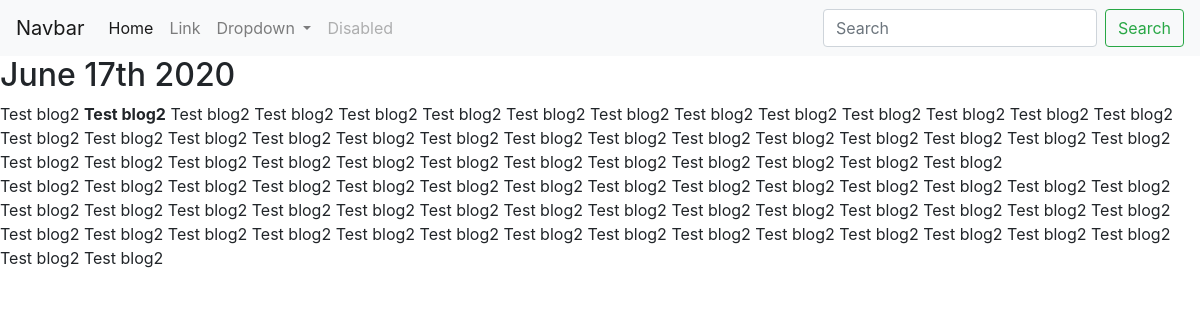
Page /blog/3/ on the committed database.
### blog/models.py (models this page shows, shortened)
class Blog(models.Model):
    title = models.CharField(max_length=200)
    description = models.TextField()
    date = models.DateField()

### blog/views.py (the view)
# urls.py: path('<int:blog_id>/', views.detail, name='detail'),
def detail(request, blog_id):
    blog = get_object_or_404(Blog, pk=blog_id)
    return render(request, 'blog/detail.html', {'blog':blog})

### blog/templates/blog/detail.html
{% extends 'portfolio/base.html' %}
{% block content %}
    <h2>{{ blog.date|date:'F jS Y' }}</h2>
    {{ blog.description|safe }}
{% endblock %}

### rows in the picture
Blog: date "June 17th 2020", description "Test blog2 Test blog2 Test blog2 Test blog2 Test blog2 Test blog2 Test blog2 Test blog2 Test blog2 Test blog2 Test blog2 Test blog2 Test blog2 Test blog2 Test blog2 Test blog2 Test blog2 Test blog2 Test blog2 Test blog2 Test blog2 Test blog2 Test blog2 Test blog2 Test blog2 Test blog2 Test blog2 Test blog2 Test blog2 Test blog2 Test blog2 Test blog2 Test blog2 Test blog2 Test blog2 Test blog2 Test blog2 Test blog2 Test blog2 Test blog2 Test blog2 Test blog2 Test blog2 Test blog2 Test blog2 Test blog2 Test blog2 Test blog2 Test blog2 Test blog2 Test blog2 Test blog2 Test blog2 Test blog2 Test blog2 Test blog2 Test blog2 Test blog2 Test blog2 Test blog2 Test blog2 Test blog2 Test blog2 Test…"
